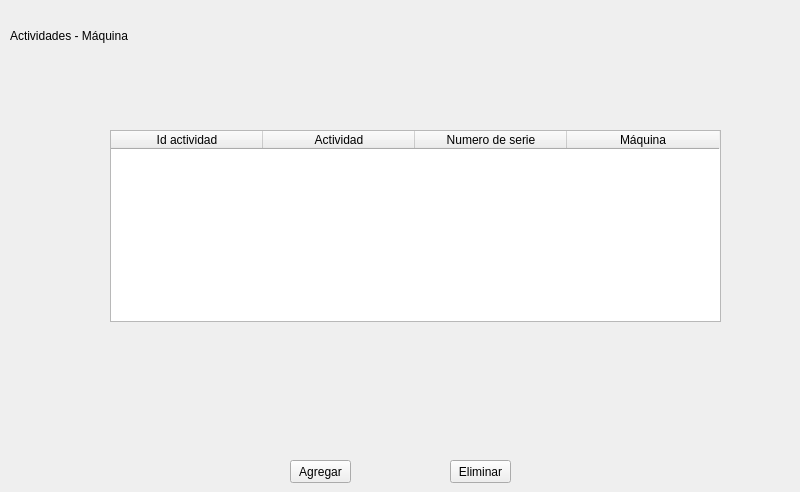
    <widget class="QWidget" name="page_17">
     <widget class="QLabel" name="label_39">
      <property name="geometry">
       <rect>
        <x>10</x>
        <y>20</y>
        <width>781</width>
        <height>31</height>
       </rect>
      </property>
      <property name="text">
       <string>Actividades - Máquina</string>
      </property>
     </widget>
     <widget class="QTableWidget" name="tableWidget_13">
      <property name="geometry">
       <rect>
        <x>110</x>
        <y>130</y>
        <width>611</width>
        <height>192</height>
       </rect>
      </property>
      <property name="lineWidth">
       <number>1</number>
      </property>
      <attribute name="horizontalHeaderDefaultSectionSize">
       <number>152</number>
      </attribute>
      <attribute name="verticalHeaderVisible">
       <bool>false</bool>
      </attribute>
      <column>
       <property name="text">
        <string>Id actividad</string>
       </property>
      </column>
      <column>
       <property name="text">
        <string>Actividad</string>
       </property>
      </column>
      <column>
       <property name="text">
        <string>Numero de serie</string>
       </property>
      </column>
      <column>
       <property name="text">
        <string>Máquina</string>
       </property>
      </column>
     </widget>
     <widget class="QPushButton" name="pushButton_38">
      <property name="geometry">
       <rect>
        <x>450</x>
        <y>460</y>
        <width>61</width>
        <height>23</height>
       </rect>
      </property>
      <property name="text">
       <string>Eliminar</string>
      </property>
     </widget>
     <widget class="QPushButton" name="pushButton_39">
      <property name="geometry">
       <rect>
        <x>290</x>
        <y>460</y>
        <width>61</width>
        <height>23</height>
       </rect>
      </property>
      <property name="text">
       <string>Agregar</string>
      </property>
     </widget>
    </widget>
